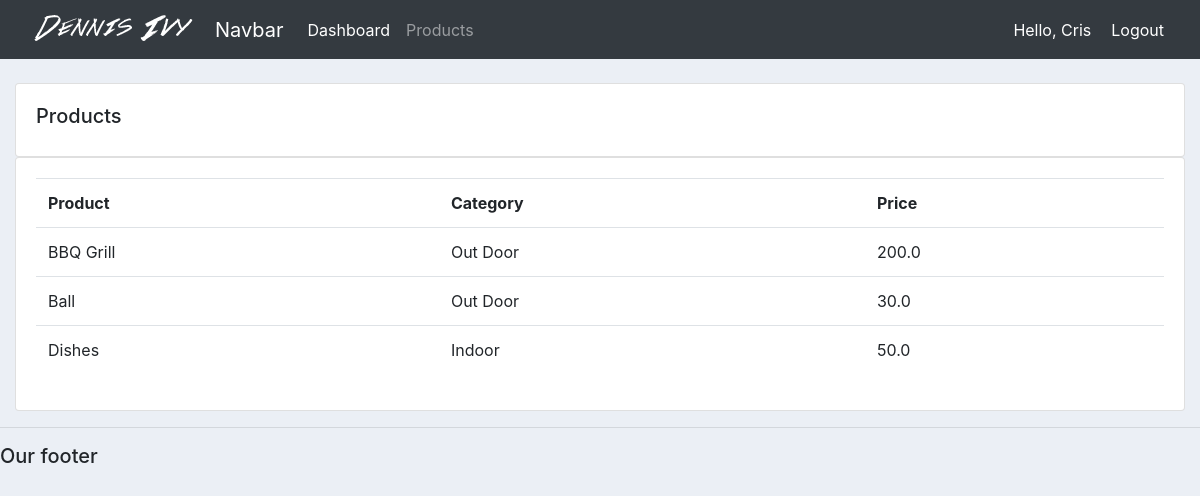
The page /products/ (signed in) on the database as committed earlier.
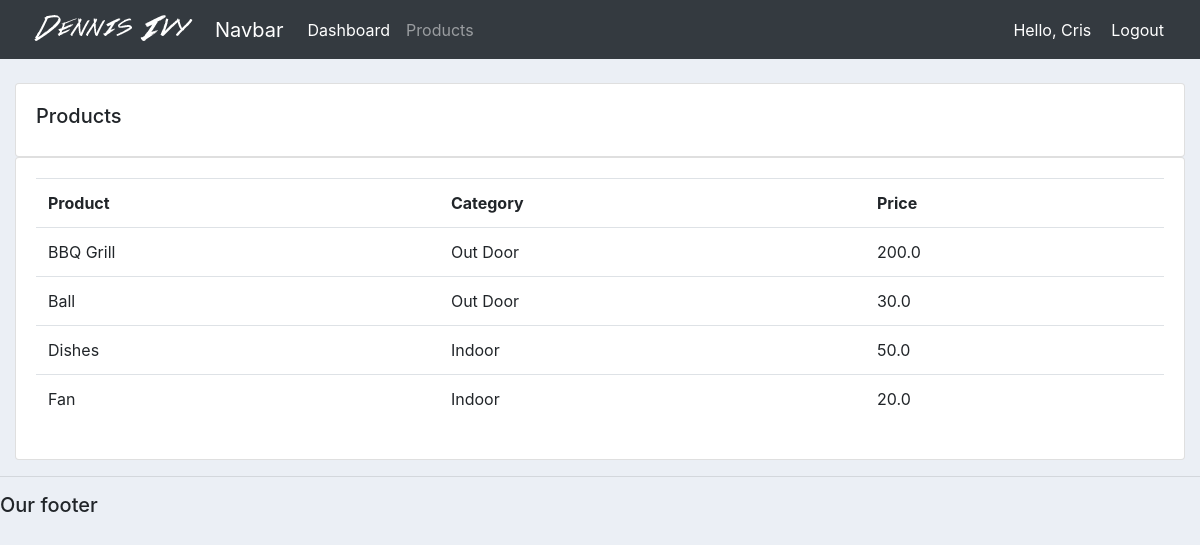
The same page on the database as committed later.
### accounts/models.py (models this page shows, shortened)
class Product(models.Model):
    CATEGORY = (
        ('Indoor', 'Indoor'),
        ('Out Door', 'Out Door'),
    )
    name = models.CharField(max_length=200, null=True)
    price = models.FloatField(null=True)
    category = models.CharField(max_length=200, null=True, choices=CATEGORY)
    description = models.CharField(max_length=200, null=True, blank=True)
    date_created = models.DateTimeField(auto_now_add=True, null=True)
    tags = models.ManyToManyField(Tag)

### accounts/views.py (the view)
# urls.py: path('products/', views.products, name="products"),
@login_required(login_url='login')
def products(request):
    products = Product.objects.all()
    return render(request, 'accounts/products.html', {'products': products})

### accounts/templates/accounts/products.html (shortened to what this page needs)
{%  extends 'accounts/main.html' %}
{% block content %}
		<br>
		<div class="row">
			<div class="col-md">
				<div class="card card-body">
					<h5>Products</h5>
				</div>
				<div class="card card-body">
					<table class="table">
						<tr>
							<th>Product</th>
							<th>Category</th>
							<th>Price</th>
                        </tr>
                        {% for i in products %}
							<tr>
								<td>{{i.name}}</td>
								<td>{{i.category}}</td>
								<td>{{i.price}}</td>
							</tr>
                        {% endfor %}
                        </table>
				</div>
			</div>
		</div>
{% endblock content %}

Rows that differ between the two databases and show on the page:
added Product: name "Fan", category "Indoor", price "20.0"
